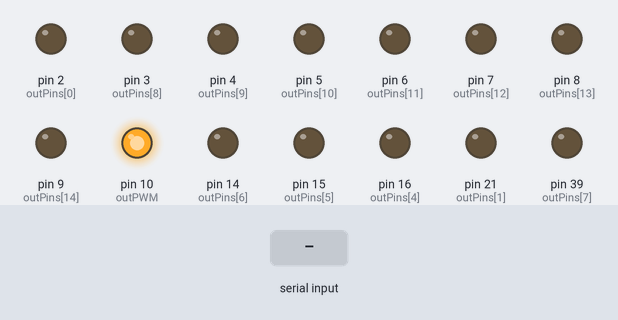
Recording of a sketch running on a simulated Arduino Mega 2560, built with avr-gcc and run on an emulated ATmega2560. On the bench: output pins drawn as LEDs (lit = HIGH). The inputs (shaded band) are chosen by the test bench.

Above: at 1.2 s.
1.3 s: "BRIGHT\n" received over the second serial link
At 2.2 s:
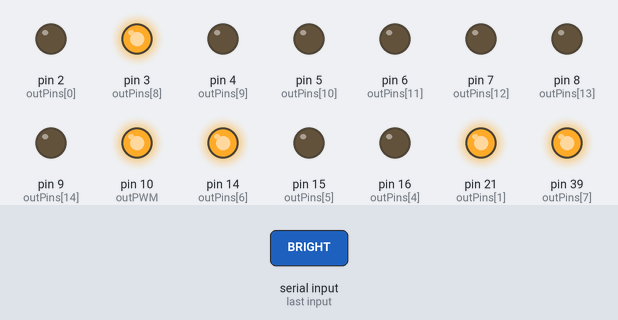
Timing chart, 0 to 4.3 s (numbered marks = the images above; inputs shaded):
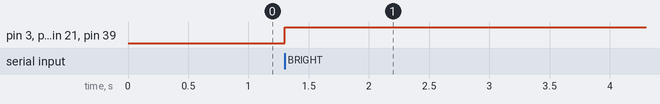

The sketch:

PulsarTree.ino
```cpp
const int outPins[] = {
  2,  // A  - outReady
  21, // B  - outLeftPreStage
  20, // C  - outLeftStage
  19, // D  - outLeftAmber1
  16, // E  - outLeftAmber2
  15, // F  - outLeftAmber3
  14, // G  - outLeftGreen
  39, // H  - outLeftRed
  3,  // I  - outRightPreStage
  4,  // J  - outRightStage
  5,  // K  - outRightAmber1
  6,  // L  - outRightAmber2
  7,  // M  - outRightAmber3
  8,  // N  - outRightGreen
  9   // O  - outRightRed
};

const int outPWM = 10;
char incomingByte = ' ';

void setup() {
  Serial1.begin(9600);

  // Set all LED pins as OUTPUT
  for (int i = 0; i < sizeof(outPins) / sizeof(outPins[0]); i++) {
    pinMode(outPins[i], OUTPUT);
  }

  pinMode(outPWM, OUTPUT);
  analogWrite(outPWM, 255);
}

void loop() {
  if (Serial1.available()) {
    incomingByte = Serial1.read();
    //Serial.print("R");
    //Serial.println(incomingByte);

    if (incomingByte == '#') {
      // Read configuration message
      String configMessage = Serial1.readStringUntil('\n');
      configMessage.trim();  // Remove trailing newline characters
      if (configMessage.startsWith("BRIGHT", 0))
      {
        analogWrite(outPWM, configMessage.substring(6,9).toInt());
      }
    }
    else if (isAlpha(incomingByte)) {
      handleCommand(incomingByte);
    }
  }
}

void handleCommand(char cmd) {
  int index = -1;

  if (cmd >= 'A' && cmd <= 'O') {
    index = cmd - 'A';  // Map 'A' to 0, 'B' to 1, ..., 'O' to 14
    digitalWrite(outPins[index], HIGH);
  }
  else if (cmd >= 'a' && cmd <= 'o') {
    index = cmd - 'a';  // Map 'a' to 0, 'b' to 1, ..., 'o' to 14
    digitalWrite(outPins[index], LOW);
  }
}
```

Measured:
- after the input at 1.3 s, pin 3 (outPins[8]), pin 14 (outPins[6]), pin 21 (outPins[1]), pin 39 (outPins[7]): LOW → HIGH at once
